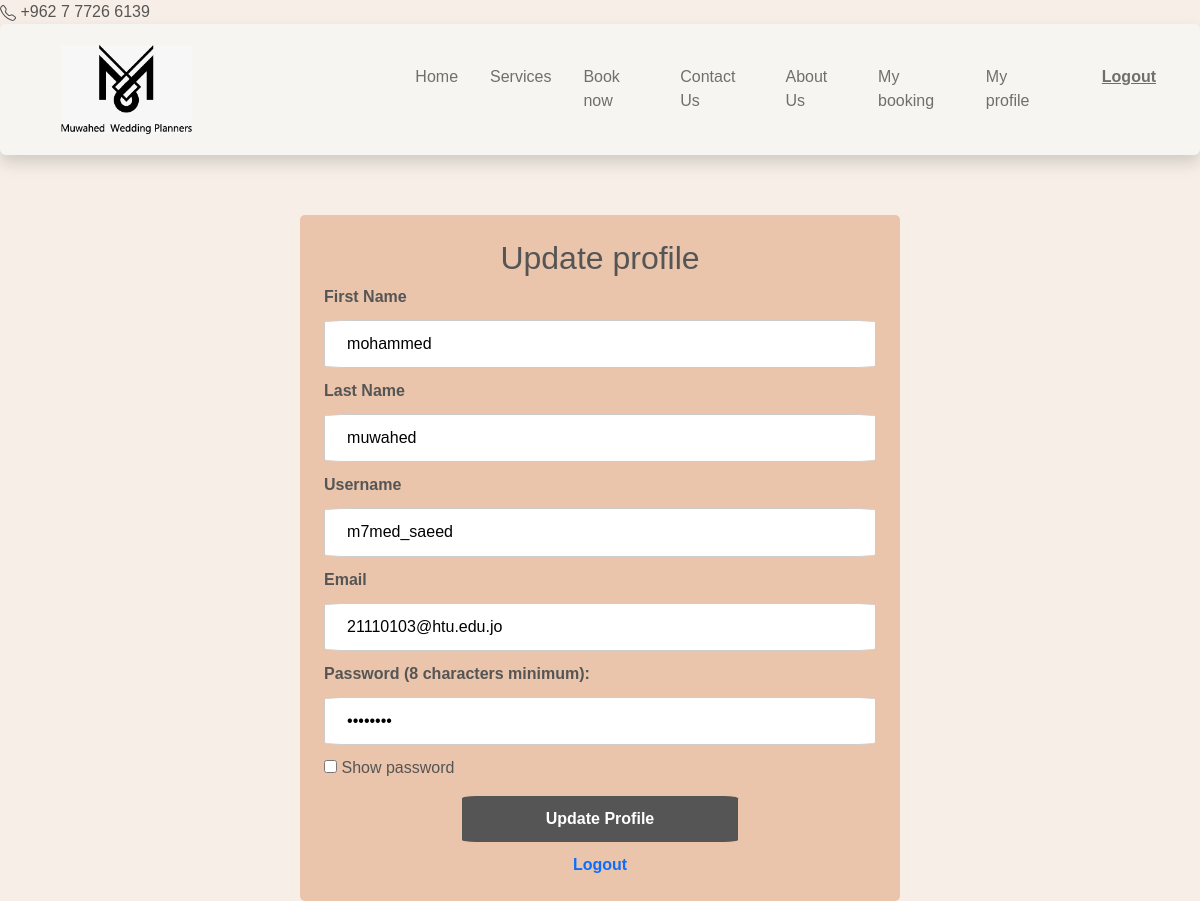
The app's page /edit_profile.php (signed in) with its own data.
### tables this page shows
CREATE TABLE `registration` (
  `id` int(10) NOT NULL,
  `firstName` varchar(20) NOT NULL,
  `lastName` varchar(20) NOT NULL,
  `username` varchar(50) NOT NULL,
  `email` varchar(100) NOT NULL,
  `password` varchar(30) NOT NULL
);

### session.php (called while the page is built, shortened)
<?php
include('connect.php');
$id_check=$_SESSION['id'];
$statement = $pdo->query ("SELECT * FROM registration where id='$id_check'");
$row=$statement->fetch();
$loggedin_user=$row['username'];
$loggedin_fname=$row['firstName'];
$loggedin_lname=$row['lastName'];
$loggedin_email=$row['email'];
$loggedin_password=$row['password'];
?>

### edit_profile.php (the view, shortened to what this page needs)
<?php
require 'connect.php';
require 'session.php';
if (isset($_SESSION['id'])){
?>
<!DOCTYPE html>
<html lang="en">
<head>
    <link rel="stylesheet" href="style.css">
</head>
<body>
    <form action="" method="post" >
    <div class="regContainer">
        <h2>Update profile</h2>
        <label for="firstName"><b>First Name</b></label>
        <input type="text" name="firstName" value=<?php echo $loggedin_fname?> required>
        <label for="lastName"><b>Last Name</b></label>
        <input type="text" name="lastName" value=<?php echo $loggedin_lname?> required>
        <label for="username"><b>Username</b></label>
        <input type="text" name="username" value=<?php echo $loggedin_user?> required>
        <label for="email"><b>Email</b></label>
        <input type="email" name="email" value=<?php echo $loggedin_email?> required>
        <label for="password"><b>Password (8 characters minimum):</b></label>
        <input type="password" name="password" id="password" minlength="8" value=<?php echo $loggedin_password?> required>
        <input type="checkbox" onclick="showPass()"><span> Show password</span>
        <button type="submit" name="update_profile">Update Profile</button>
        <a class="regLink" href="logout.php">Logout</a>
        </div>
    </form>
</body>
</html>
<?php
}else{
  header("Location: login.php");
  die;
}
?>

### navbar.css (style rules this page uses)
* { box-sizing: border-box; }
body { margin: 0px; padding: 0px; background-color: #f7efe7!important; color: #555 !important; }
#nav { z-index: 1 !important; background-color: #f7f5f2 !important; overflow: hidden; margin: 0 auto; transition: all ease-in-out 200ms; -webkit-transition: all ease-in-out 200ms; font-family: 'Gill Sans', 'Gill Sans MT', Calibri, 'Trebuchet MS', sans-serif; --bs-navbar-nav-link-padding-x: 1rem; }
#logo { display: block; width: 60%; height: 60%; margin-left: 15%; }
.bar { margin-left: 15%; }
#logout_btn { margin-left: 20px; font-weight: bold; }

### style.css (style rules this page uses)
* { box-sizing: border-box; }
body { margin: 0px; padding: 0px; font-family: Arial, Helvetica, sans-serif; background-color: #f7efe7; color: #555 !important; }
h2 { text-align: center; }
input[type=text], input[type=password], input[type= email] { width: 100%; padding: 2% 4%; margin: 2% 0; display: inline-block; border: 1px solid #ccc; box-sizing: border-box; border-radius: 5%; }
button,#delete_btn,.btn { background-color: #555 !important; color: white; padding: 2% 4%; margin-top: 3%; margin-left: 25%; border: none; cursor: pointer; width: 50%; border-radius: 5%; font-weight: bold; font-size: 100%; display: block; text-align: center; text-decoration: none; }
.loginContainer, .regContainer,.profileContainer { padding: 2%; margin: auto; margin-top: 5%; width: 50%; border-radius: 5px; background-color: #eac4ab; }
.regLink { display: block; text-align: center; margin-top: 2%; text-decoration: none; font-weight: bold; }

### records on screen
registration: firstName "mohammed", lastName "muwahed", username "m7med_saeed", email "21110103@htu.edu.jo"
